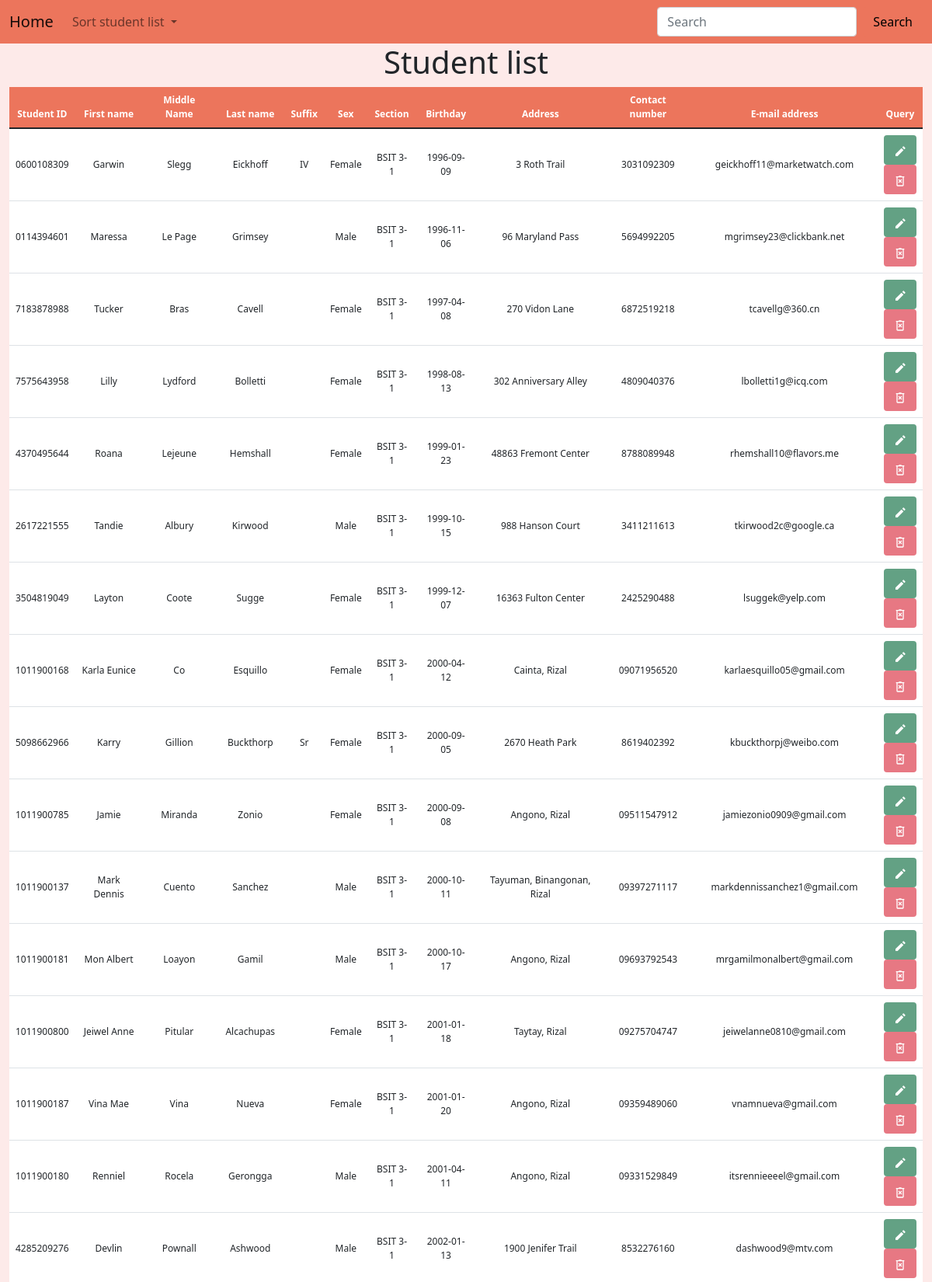
The page /controls/crud.php?sort=Student_Birthday (upper part) on the database its author committed.
### tables this page shows
CREATE TABLE `tbl_student_profile` (
  `Student_ID` varchar(10) NOT NULL PRIMARY KEY,
  `Student_First_Name` varchar(50) NOT NULL,
  `Student_Middle_Name` varchar(50),
  `Student_Last_Name` varchar(50) NOT NULL,
  `Student_Suffix` varchar(10),
  `Student_Sex` enum('Male','Female') NOT NULL,
  `Student_Section` varchar(50) NOT NULL,
  `Student_Birthday` date NOT NULL,
  `Student_Address` varchar(100) NOT NULL,
  `Student_Contact_Number` varchar(11) NOT NULL,
  `Student_Email_Address` varchar(50) NOT NULL,
  `is_archive` boolean NOT NULL DEFAULT false
);

### functions/functions.php (called while the page is built, shortened)
<?php
function view($name, $contents = ''){
    require(APP_PATH . "page/layout-page.php");
}

### controls/crud.php (called while the page is built, shortened)
<?php
$view_bag = [
    'title' => 'Student Database',
    'heading' => 'Student list'
];
$records = Data::get_student_records();
if (is_get()) {
    if (isset($_GET['sort'])) {
        $sort = $_GET['sort'];
        $records = Data::sort_by($sort);
    }
}
view('crud', $records);

### functions/data/mysql.class.php (called while the page is built, shortened)
<?php
class MySqlDataProvider {
    public function __construct($source) {
        $this->source = $source;
    }
    public function sort_by($sort) {
        $pdo = $this->connect();
        $smt = $pdo->query("SELECT * FROM tbl_student_profile WHERE is_archive = false ORDER BY $sort");
        $data = $smt->fetchAll(PDO::FETCH_CLASS, 'StudentProfile');
        return $data;
    }
    private function connect() {
        try {
            return new PDO($this->source, CONFIG['db_user'], CONFIG['db_password']);
        } catch (PDOException $e) {
            return null;
        }
    }
}

### functions/data/static.class.php (called while the page is built, shortened)
<?php
class Data {
    static private $mdp;
    static public function init(MySqlDataProvider $mdp){
        return self::$mdp = $mdp;
    }
    static public function sort_by($sort){
        return self::$mdp->sort_by($sort);
    }
}

### page/crud-page.php (the view, shortened to what this page needs)
<div class="container-fluid">
    <h1 class="text-center align-middle"><?= $view_bag['heading'] ?></h1>
</div>
<div class="container-fluid container-table">
    <table class="table table-hover text-center align-middle" id="table">
        <thead>
            <tr>
                <th scope="col" id="id">Student ID</th>
                <th scope="col" id="fname">First name</th>
                <th scope="col" id="mname">Middle Name</th>
                <th scope="col" id="lname">Last name</th>
                <th scope="col" id="suffix">Suffix</th>
                <th scope="col" id="section">Sex</th>
                <th scope="col" id="sex">Section</th>
                <th scope="col" id="bday">Birthday</th>
                <th scope="col" id="address">Address</th>
                <th scope="col" id="number">Contact number</th>
                <th scope="col" id="email">E-mail address</th>
                <th scope="col" id="query">Query</th>
            </tr>
        </thead>
        <tbody>
            <?php foreach ($contents as $object) : ?>
                <tr>
                    <td><?= $object->Student_ID ?></td>
                    <td><?= $object->Student_First_Name ?></td>
                    <td><?= $object->Student_Middle_Name ?></td>
                    <td><?= $object->Student_Last_Name ?></td>
                    <td><?= $object->Student_Suffix ?></td>
                    <td><?= $object->Student_Sex ?></td>
                    <td><?= $object->Student_Section ?></td>
                    <td><?= $object->Student_Birthday ?></td>
                    <td><?= $object->Student_Address ?></td>
                    <td><?= $object->Student_Contact_Number ?></td>
                    <td><?= $object->Student_Email_Address ?></td>
                    <td>
                        <a class="btn button-edit-bg" type="submit" data-bs-toggle="modal" data-bs-target="#showEditModal">
                        </a>
                        <br>
                        <a class="btn button-delete-bg" data-bs-toggle="modal" data-bs-target="#showDeleteModal">
                        </a>
                    </td>
                </tr>
            <?php endforeach ?>
        </tbody>
    </table>
</div>

### css/stylesheet-crud.css (style rules this page uses)
body { background-color: #fdeae9; }
.container-table thead { background-color: #ec755c; color: white; }
.button-edit-bg { background-color: #63a184; }
.button-delete-bg { background-color: #e77883; }
table { background-color: white; }
tr { font-size: 30px; font-size: 1vw; }

### rows shown on the page
tbl_student_profile: Student_ID "0600108309", Student_First_Name "Garwin", Student_Middle_Name "Slegg", Student_Last_Name "Eickhoff", Student_Suffix "IV", Student_Sex "Female", Student_Section "BSIT 3-1", Student_Birthday "1996-09-09", Student_Address "3 Roth Trail", Student_Contact_Number "3031092309", Student_Email_Address "geickhoff11@marketwatch.com"
tbl_student_profile: Student_ID "0114394601", Student_First_Name "Maressa", Student_Middle_Name "Le Page", Student_Last_Name "Grimsey", Student_Sex "Male", Student_Section "BSIT 3-1", Student_Birthday "1996-11-06", Student_Address "96 Maryland Pass", Student_Contact_Number "5694992205", Student_Email_Address "mgrimsey23@clickbank.net"
tbl_student_profile: Student_ID "7183878988", Student_First_Name "Tucker", Student_Middle_Name "Bras", Student_Last_Name "Cavell", Student_Sex "Female", Student_Section "BSIT 3-1", Student_Birthday "1997-04-08", Student_Address "270 Vidon Lane", Student_Contact_Number "6872519218", Student_Email_Address "tcavellg@360.cn"
tbl_student_profile: Student_ID "7575643958", Student_First_Name "Lilly", Student_Middle_Name "Lydford", Student_Last_Name "Bolletti", Student_Sex "Female", Student_Section "BSIT 3-1", Student_Birthday "1998-08-13", Student_Address "302 Anniversary Alley", Student_Contact_Number "4809040376", Student_Email_Address "lbolletti1g@icq.com"
tbl_student_profile: Student_ID "4370495644", Student_First_Name "Roana", Student_Middle_Name "Lejeune", Student_Last_Name "Hemshall", Student_Sex "Female", Student_Section "BSIT 3-1", Student_Birthday "1999-01-23", Student_Address "48863 Fremont Center", Student_Contact_Number "8788089948", Student_Email_Address "rhemshall10@flavors.me"
tbl_student_profile: Student_ID "2617221555", Student_First_Name "Tandie", Student_Middle_Name "Albury", Student_Last_Name "Kirwood", Student_Sex "Male", Student_Section "BSIT 3-1", Student_Birthday "1999-10-15", Student_Address "988 Hanson Court", Student_Contact_Number "3411211613", Student_Email_Address "tkirwood2c@google.ca"
tbl_student_profile: Student_ID "3504819049", Student_First_Name "Layton", Student_Middle_Name "Coote", Student_Last_Name "Sugge", Student_Sex "Female", Student_Section "BSIT 3-1", Student_Birthday "1999-12-07", Student_Address "16363 Fulton Center", Student_Contact_Number "2425290488", Student_Email_Address "lsuggek@yelp.com"
tbl_student_profile: Student_ID "1011900168", Student_First_Name "Karla Eunice", Student_Middle_Name "Co", Student_Last_Name "Esquillo", Student_Sex "Female", Student_Section "BSIT 3-1", Student_Birthday "2000-04-12", Student_Address "Cainta, Rizal", Student_Contact_Number "09071956520", Student_Email_Address "karlaesquillo05@gmail.com"
tbl_student_profile: Student_ID "5098662966", Student_First_Name "Karry", Student_Middle_Name "Gillion", Student_Last_Name "Buckthorp", Student_Suffix "Sr", Student_Sex "Female", Student_Section "BSIT 3-1", Student_Birthday "2000-09-05", Student_Address "2670 Heath Park", Student_Contact_Number "8619402392", Student_Email_Address "kbuckthorpj@weibo.com"
tbl_student_profile: Student_ID "1011900785", Student_First_Name "Jamie", Student_Middle_Name "Miranda", Student_Last_Name "Zonio", Student_Sex "Female", Student_Section "BSIT 3-1", Student_Birthday "2000-09-08", Student_Address "Angono, Rizal", Student_Contact_Number "09511547912", Student_Email_Address "jamiezonio0909@gmail.com"
tbl_student_profile: Student_ID "1011900137", Student_First_Name "Mark Dennis", Student_Middle_Name "Cuento", Student_Last_Name "Sanchez", Student_Sex "Male", Student_Section "BSIT 3-1", Student_Birthday "2000-10-11", Student_Address "Tayuman, Binangonan, Rizal", Student_Contact_Number "09397271117", Student_Email_Address "markdennissanchez1@gmail.com"
tbl_student_profile: Student_ID "1011900181", Student_First_Name "Mon Albert", Student_Middle_Name "Loayon", Student_Last_Name "Gamil", Student_Sex "Male", Student_Section "BSIT 3-1", Student_Birthday "2000-10-17", Student_Address "Angono, Rizal", Student_Contact_Number "09693792543", Student_Email_Address "mrgamilmonalbert@gmail.com"
tbl_student_profile: Student_ID "1011900800", Student_First_Name "Jeiwel Anne", Student_Middle_Name "Pitular", Student_Last_Name "Alcachupas", Student_Sex "Female", Student_Section "BSIT 3-1", Student_Birthday "2001-01-18", Student_Address "Taytay, Rizal", Student_Contact_Number "09275704747", Student_Email_Address "jeiwelanne0810@gmail.com"
tbl_student_profile: Student_ID "1011900187", Student_First_Name "Vina Mae", Student_Middle_Name "Vina", Student_Last_Name "Nueva", Student_Sex "Female", Student_Section "BSIT 3-1", Student_Birthday "2001-01-20", Student_Address "Angono, Rizal", Student_Contact_Number "09359489060", Student_Email_Address "vnamnueva@gmail.com"
tbl_student_profile: Student_ID "1011900180", Student_First_Name "Renniel", Student_Middle_Name "Rocela", Student_Last_Name "Gerongga", Student_Sex "Male", Student_Section "BSIT 3-1", Student_Birthday "2001-04-11", Student_Address "Angono, Rizal", Student_Contact_Number "09331529849", Student_Email_Address "itsrennieeeel@gmail.com"
tbl_student_profile: Student_ID "4285209276", Student_First_Name "Devlin", Student_Middle_Name "Pownall", Student_Last_Name "Ashwood", Student_Sex "Male", Student_Section "BSIT 3-1", Student_Birthday "2002-01-13", Student_Address "1900 Jenifer Trail", Student_Contact_Number "8532276160", Student_Email_Address "dashwood9@mtv.com"

### other values the page prints
$view_bag['heading'] "Student list"
